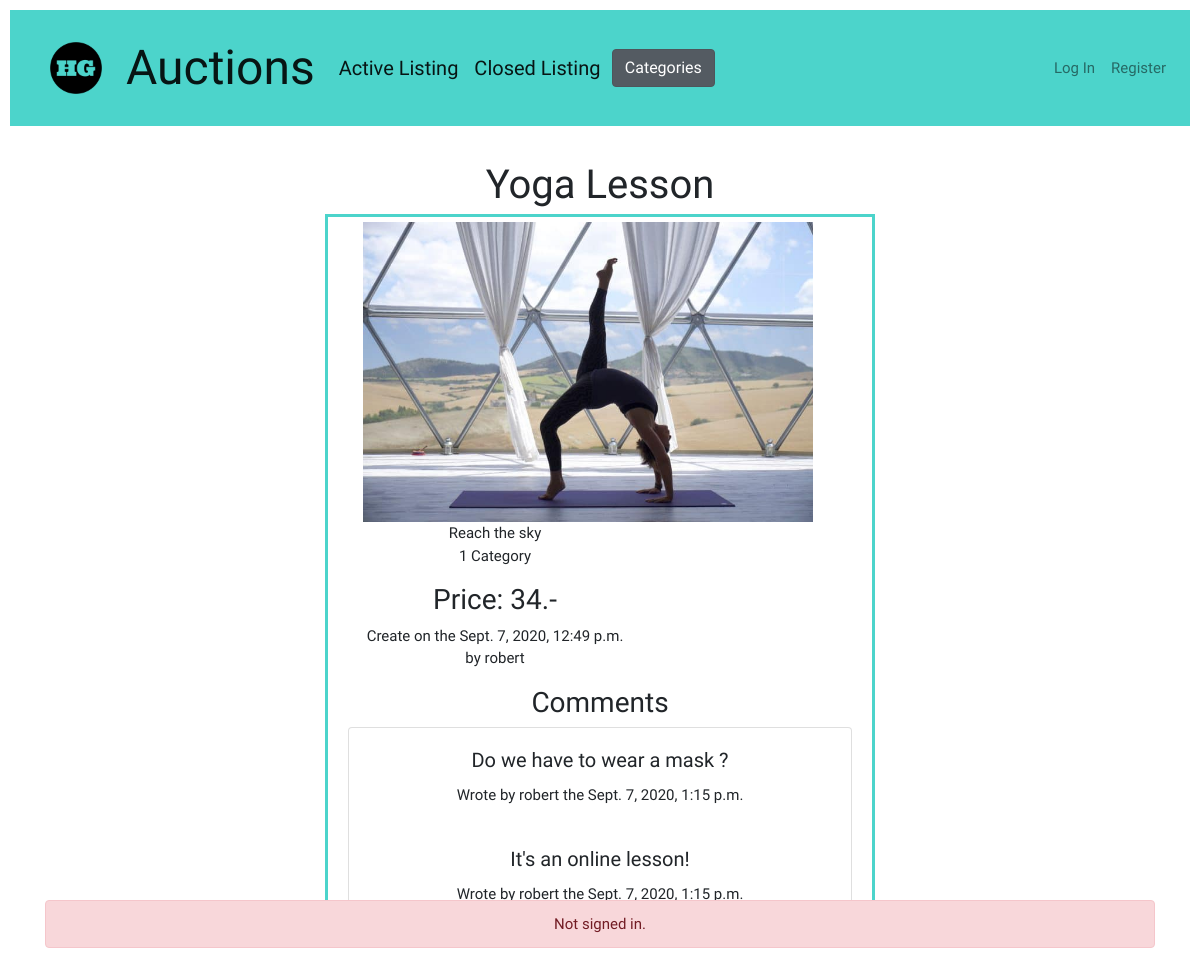
The app's page /listing-page/31/ with its own data.
### auctions/models.py (models this page shows, shortened)
class Listing(models.Model):
    INACTIVE = 0
    ACTIVE = 1
    STATUS = (
        (INACTIVE, _('Inactive')),
        (ACTIVE, _('Active')),
    )
    HEALTH = 1
    MOTOR = 2
    FOOD = 3
    CAT_TYPE = (
        (HEALTH, _('HEALTH')),
        (MOTOR, _('MOTOR')),
        (FOOD, _('FOOD')),
    )
    name = models.CharField(max_length=50)
    initial_price = models.IntegerField()
    user = models.ForeignKey(settings.AUTH_USER_MODEL, default= 1, on_delete=models.CASCADE)
    category = models.IntegerField(choices=CAT_TYPE, default=None, blank=True, null=True)
    description = models.CharField(max_length=100)
    date = models.DateTimeField(auto_now=True)
    active = models.IntegerField(default=1, choices=STATUS)
    image = models.ImageField(upload_to='images', default='images', blank=True, null=True)
    watchlist = models.ForeignKey(watchlist , on_delete=models.CASCADE, blank=True, null=True)
    winner = models.IntegerField(blank=True, null=True)
    comment = models.ManyToManyField(Comment , blank=True)
    def comments_all(self):
        return ', '.join([a.comment_all for a in self.comment.all()])
    comments_all.short_description = "comments_all"

class User(AbstractUser):
    pass

class Comment(models.Model):
    user_id = models.IntegerField(blank=True, null=True)
    listing_id = models.IntegerField(blank=True, null=True)
    content = models.CharField(max_length=100)
    date = models.DateTimeField(auto_now=True)
    author = models.CharField(max_length=100)

### auctions/views.py (the view)
# urls.py: path("listing-page/<int:pk>/", listingpage.as_view(), name="listingpage"),
class listingpage(DetailView):
    model = Listing
    context_object_name = 'listing'
    template_name = 'auctions/listing_page.html'

### auctions/templates/auctions/listing_page.html (shortened to what this page needs)
{% extends "auctions/layout.html" %}
{% block body %}
{% load static %}
<h1> {{ name }}</h1>
<div class="center">
    <div class="left-detail">
        <h1>{{listing.name}}</h1>
        <div class="row">
        <div class="col">
        <div class="row-detail" >
            <div class="col-xs-9 col-md-7">
                {% if listing.image %}
                <img src="{{ listing.image.url}}" style="max-height:300px" alt="{{ name }}">
                {% endif %}
                {{listing.description}}
                <p>{{listing.category}} Category </p>
                <h3>Price: {{listing.initial_price}}.-</h3>
                <p>Create on the  {{listing.date}} by {{listing.user}}</p>
        </div>
    </div>
        </div>
                  <div class="col-sm">
                    <div class="row-detail">
                        <h3>Comments</h3>
                        <div class="card" >
                            {% for comment in listing.comment.all %}
                            <div class="card-body">
                              <h5 class="card-title">{{ comment.content }}</h5>
                              <p class="card-text">Wrote by {{ comment.author }}  the {{comment.date}}</p>
                            </div>
                            {% endfor %}
                          </div>
                        </div>
{% endblock %}

### auctions/static/auctions/styles.css (style rules this page uses)
body { padding: 10px; font-family: 'Ultra'; font-style: light-Italic; font-weight: 50; font-size: 15px; }
.center,h1 { margin: auto; width: 50%; padding: 20px; }
.center-inside,h1 { text-align:center; padding:5px; margin:0 auto; }
.left-inside, .row { text-align: center; padding: 5px; margin: 0 auto; border: 3px solid #4CD4CB; }

### records on screen
Listing: name "Yoga Lesson", image (picture), description "Reach the sky", category "1", initial_price "34", date "Sept. 7, 2020, 12:49 p.m.", user "robert"
Comment: content "Do we have to wear a mask ?", author "robert", date "Sept. 7, 2020, 1:15 p.m."
Comment: content "It's an online lesson!", author "robert", date "Sept. 7, 2020, 1:15 p.m."
